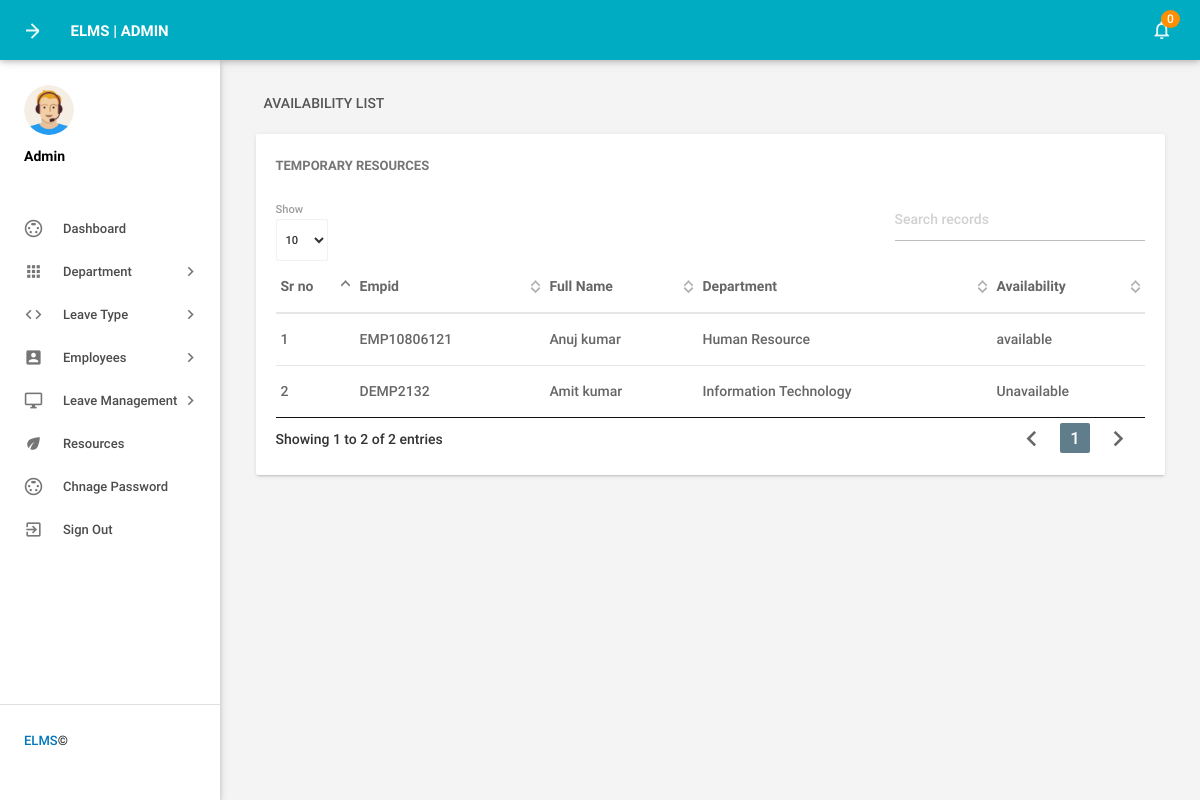
The app's page /elms/admin/resources.php (signed in) with its own data.
### tables this page shows
CREATE TABLE `tblemployees` (
  `id` int(11) NOT NULL,
  `EmpId` varchar(100) NOT NULL,
  `FirstName` varchar(150) NOT NULL,
  `LastName` varchar(150) NOT NULL,
  `EmailId` varchar(200) NOT NULL,
  `Password` varchar(180) NOT NULL,
  `Gender` varchar(100) NOT NULL,
  `Dob` varchar(100) NOT NULL,
  `Department` varchar(255) NOT NULL,
  `Address` varchar(255) NOT NULL,
  `City` varchar(200) NOT NULL,
  `Country` varchar(150) NOT NULL,
  `Phonenumber` char(11) NOT NULL,
  `Status` int(1) NOT NULL,
  `RegDate` timestamp NOT NULL DEFAULT current_timestamp()
);

CREATE TABLE `tblresources` (
  `EmpId` varchar(100) NOT NULL,
  `availability` varchar(20) NOT NULL
);

### elms/admin/resources.php (the view, shortened to what this page needs)
<?php
include('includes/config.php');
if(strlen($_SESSION['alogin'])==0)
    {
header('location:index.php');
}
else{
 ?>
<!DOCTYPE html>
<html lang="en">
    <head>
        <link type="text/css" rel="stylesheet" href="../assets/plugins/materialize/css/materialize.min.css"/>
        <link href="../assets/plugins/material-preloader/css/materialPreloader.min.css" rel="stylesheet">
        <link href="../assets/plugins/datatables/css/jquery.dataTables.min.css" rel="stylesheet">
        <link href="../assets/css/alpha.min.css" rel="stylesheet" type="text/css"/>
        <link href="../assets/css/custom.css" rel="stylesheet" type="text/css"/>
    </head>
    <body>
       <?php include('includes/header.php');?>
       <?php include('includes/sidebar.php');?>
            <main class="mn-inner">
                <div class="row">
                    <div class="col s12">
                        <div class="page-title">Availability List</div>
                    </div>
                    <div class="col s12 m12 l12">
                        <div class="card">
                            <div class="card-content">
                                <span class="card-title">Temporary Resources</span>
                                <table id="example" class="display responsive-table ">
                                    <thead>
                                        <tr>
                                            <th>Sr no</th>
                                            <th>Empid</th>
                                            <th>Full Name</th>
                                            <th>Department</th>
                                            <th>Availability</th>
                                        </tr>
                                    </thead>
                                    <tbody>
<?php $sql = "SELECT tblemployees.EmpId as empid,tblemployees.Firstname as fname,tblemployees.Lastname as lname,tblemployees.Department as Department,tblresources.availability as avail from tblresources,tblemployees where tblemployees.EmpId=tblresources.EmpId";
$query = $dbh -> prepare($sql);
$query->execute();
$results=$query->fetchAll(PDO::FETCH_OBJ);
$cnt=1;
if($query->rowCount() > 0)
{
foreach($results as $result)
{               ?>
                                        <tr>
                                            <td> <?php echo htmlentities($cnt);?></td>
                                            <td><?php echo htmlentities($result->empid);?></td>
                                            <td><?php echo htmlentities($result->fname);?>&nbsp;<?php echo htmlentities($result->lname);?></td>
                                            <td><?php echo htmlentities($result->Department);?></td>
                                            <td><?php echo htmlentities($result->avail);?></td>
                                        </tr>
                                         <?php $cnt++;} }?>
                                    </tbody>
                                </table>
                            </div>
                        </div>
                    </div>
                </div>
            </main>
        </div>
        <div class="left-sidebar-hover"></div>
    </body>
</html>
<?php } ?>

### records on screen
tblemployees: EmpId "EMP10806121", FirstName "Anuj", LastName "kumar", Department "Human Resource", EmpId.availability "available"
tblemployees: EmpId "DEMP2132", FirstName "Amit", LastName "kumar", Department "Information Technology", EmpId.availability "Unavailable"

### other values on screen
$unreadcount "0"
